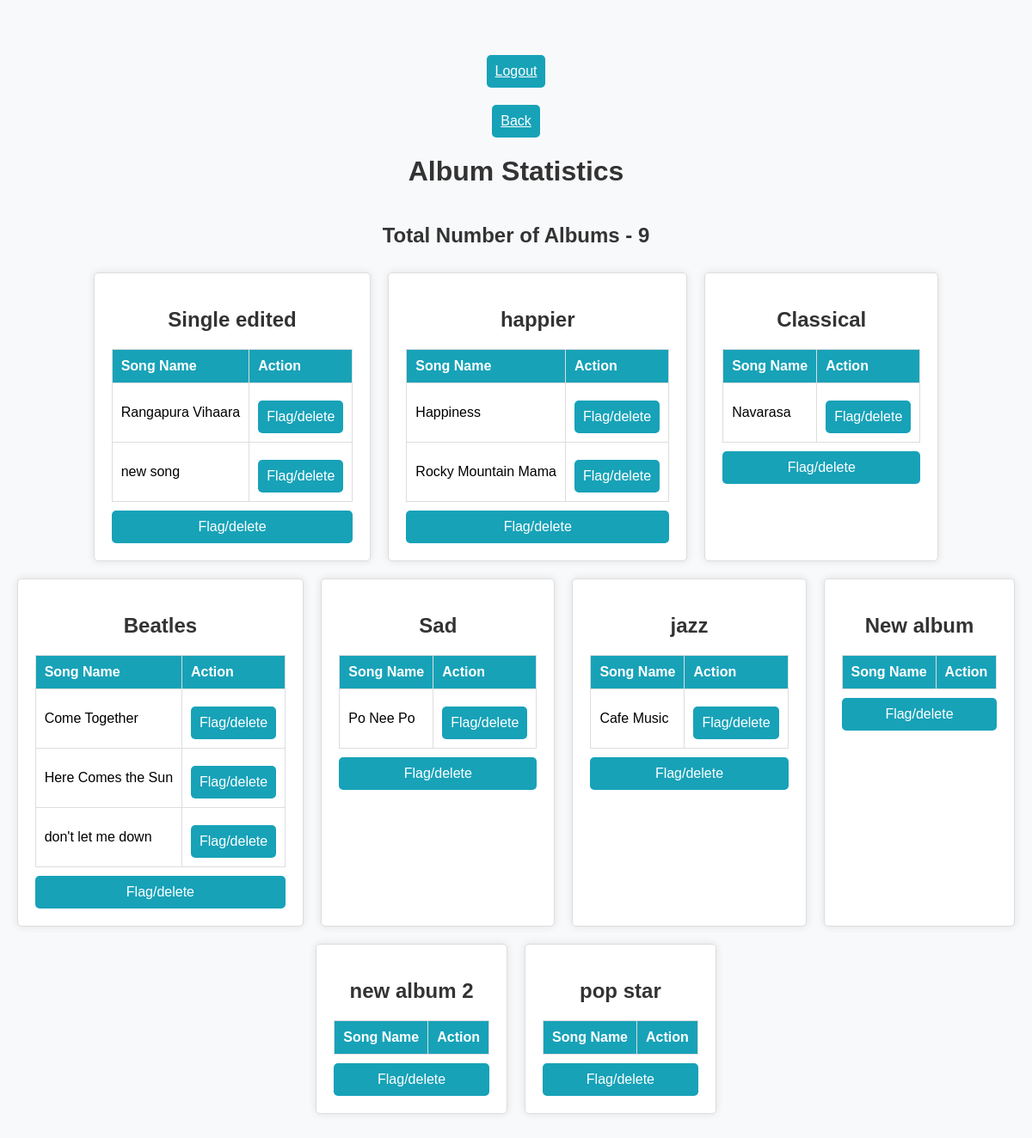
/admin/album/count/all, run on the app's committed database.
### application/models.py (models this page shows)
class Album(db.Model):
    album_id = db.Column(db.Integer, primary_key = True)
    album_name = db.Column(db.String, unique = True)
    songs = db.relationship("Songs", backref='Album', lazy=True)

class Songs(db.Model):
    song_id = db.Column(db.Integer, primary_key = True)
    song_name = db.Column(db.String, nullable = False,unique=True)
    lyrics = db.Column(db.String, nullable = False)
    artist= db.Column(db.String, nullable=False)
    genre= db.Column(db.String, nullable=False)
    album_id = db.Column(db.Integer, db.ForeignKey(Album.album_id), nullable=False)

### application/controllers.py (the view)
@app.route("/admin/album/count/all",methods=["GET"])
def album_count():
    album_count=Album.query.filter_by().count()
    album=Album.query.filter_by().all()
    song=Songs.query.filter_by().all()
    return render_template("album_statistics.html",album_count=album_count,album=album,user_type="album",song=song)

### templates/album_statistics.html (shortened to what this page needs)
<!DOCTYPE html>
<html lang="en">
<head>
</head>
<body>
    <div id="logout">
        <a href="/">Logout</a>
    </div>
    <div id="back">
        <a href="/admin/user/back/user">Back</a>
    </div>
    <div>
        <h1>Album Statistics</h1>
    </div>
    <div>
        <h2>Total Number of Albums - {{album_count}}</h2>
    </div>
    <div class="row">
        {% for alb in album %}
        <div class="card-body">
            <h2>{{alb.album_name}}</h2>
            <table>
                <tr>
                    <th>Song Name</th>
                    <th>Action</th>
                </tr>
                {% for sng in song%}
                {%if sng.album_id == alb.album_id%}
                <tr>
                    <td>{{sng.song_name}}</td>
                    <td><a href="/admin/song/delete/{{alb.album_id}}/{{sng.song_id}}">Flag/delete</a></td>
                </tr>
                {% endif %}
                {% endfor %}
            </table>
            <a href="/admin/album/delete/{{alb.album_id}}">Flag/delete</a>
        </div>
        {% endfor %}
    </div>
</body>
</html>

### templates/album_statistics.html (style rules this page uses)
body { font-family: Arial, sans-serif; margin: 0; padding: 0; display: flex; align-items: center; justify-content: center; flex-direction: column; height: 170vh; background-color: #f8f9fa; }
#logout { color: #ffff; text-decoration: none; background-color: #17a2b8; padding: 10px; border-radius: 5px; display: inline-block; margin-top: 10px; }
#logout a { color: #ffff; }
#back { color: #ffff; text-decoration: none; background-color: #17a2b8; padding: 10px; border-radius: 5px; display: inline-block; margin-top: 20px; }
#back a { color: #ffff; }
h1, h2 { color: #333; }
.row { display: flex; flex-wrap: wrap; justify-content: center; max-width: 1200px; margin: 0 auto; }
.card-body { border: 1px solid #ddd; box-shadow: 0 0 10px rgba(0, 0, 0, 0.1); background-color: #fff; padding: 20px; margin: 10px; text-align: center; border-radius: 5px; }
table { width: 100%; margin-top: 20px; border-collapse: collapse; }
th, td { border: 1px solid #ddd; padding: 10px; text-align: left; }
th { background-color: #17a2b8; color: #fff; }
.card-body a { color: #fff; text-decoration: none; background-color: #17a2b8; padding: 10px; border-radius: 5px; display: block; margin-top: 10px; }

### data on the page
Album: album_name "Single edited"
Songs: song_name "Rangapura Vihaara"
Songs: song_name "new song"
Album: album_name "happier"
Songs: song_name "Happiness"
Songs: song_name "Rocky Mountain Mama"
Album: album_name "Classical"
Songs: song_name "Navarasa"
Album: album_name "Beatles"
Songs: song_name "Come Together"
Songs: song_name "Here Comes the Sun"
Songs: song_name "don't let me down"
Album: album_name "Sad"
Songs: song_name "Po Nee Po"
Album: album_name "jazz"
Songs: song_name "Cafe Music"
Album: album_name "New album"
Album: album_name "new album 2"
Album: album_name "pop star"

### other printed values
{{ album_count }} "9"
